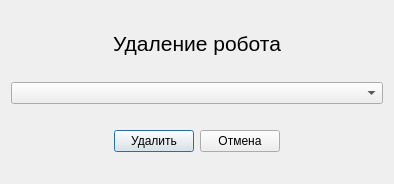
<?xml version="1.0" encoding="UTF-8"?>
<ui version="4.0">
 <class>DialogDeleteRobot</class>
 <widget class="QDialog" name="DialogDeleteRobot">
  <property name="geometry">
   <rect>
    <x>0</x>
    <y>0</y>
    <width>394</width>
    <height>184</height>
   </rect>
  </property>
  <property name="windowTitle">
   <string>Удалить робота</string>
  </property>
  <layout class="QVBoxLayout" name="verticalLayout">
   <item>
    <widget class="QLabel" name="labelEraseRobot">
     <property name="sizePolicy">
      <sizepolicy hsizetype="Preferred" vsizetype="Maximum">
       <horstretch>0</horstretch>
       <verstretch>0</verstretch>
      </sizepolicy>
     </property>
     <property name="font">
      <font>
       <pointsize>16</pointsize>
      </font>
     </property>
     <property name="text">
      <string>Удаление робота</string>
     </property>
     <property name="alignment">
      <set>Qt::AlignCenter</set>
     </property>
    </widget>
   </item>
   <item>
    <widget class="QComboBox" name="ComboboxRobots"/>
   </item>
   <item>
    <layout class="QHBoxLayout" name="horizontalLayout">
     <item>
      <spacer name="horizontalSpacer">
       <property name="orientation">
        <enum>Qt::Horizontal</enum>
       </property>
       <property name="sizeHint" stdset="0">
        <size>
         <width>40</width>
         <height>20</height>
        </size>
       </property>
      </spacer>
     </item>
     <item>
      <widget class="QPushButton" name="buttonErase">
       <property name="sizePolicy">
        <sizepolicy hsizetype="Fixed" vsizetype="Fixed">
         <horstretch>0</horstretch>
         <verstretch>0</verstretch>
        </sizepolicy>
       </property>
       <property name="text">
        <string>Удалить</string>
       </property>
      </widget>
     </item>
     <item>
      <widget class="QPushButton" name="buttonCancel">
       <property name="sizePolicy">
        <sizepolicy hsizetype="Fixed" vsizetype="Fixed">
         <horstretch>0</horstretch>
         <verstretch>0</verstretch>
        </sizepolicy>
       </property>
       <property name="text">
        <string>Отмена</string>
       </property>
      </widget>
     </item>
     <item>
      <spacer name="horizontalSpacer_2">
       <property name="orientation">
        <enum>Qt::Horizontal</enum>
       </property>
       <property name="sizeHint" stdset="0">
        <size>
         <width>40</width>
         <height>20</height>
        </size>
       </property>
      </spacer>
     </item>
    </layout>
   </item>
  </layout>
 </widget>
 <resources/>
 <connections/>
</ui>
